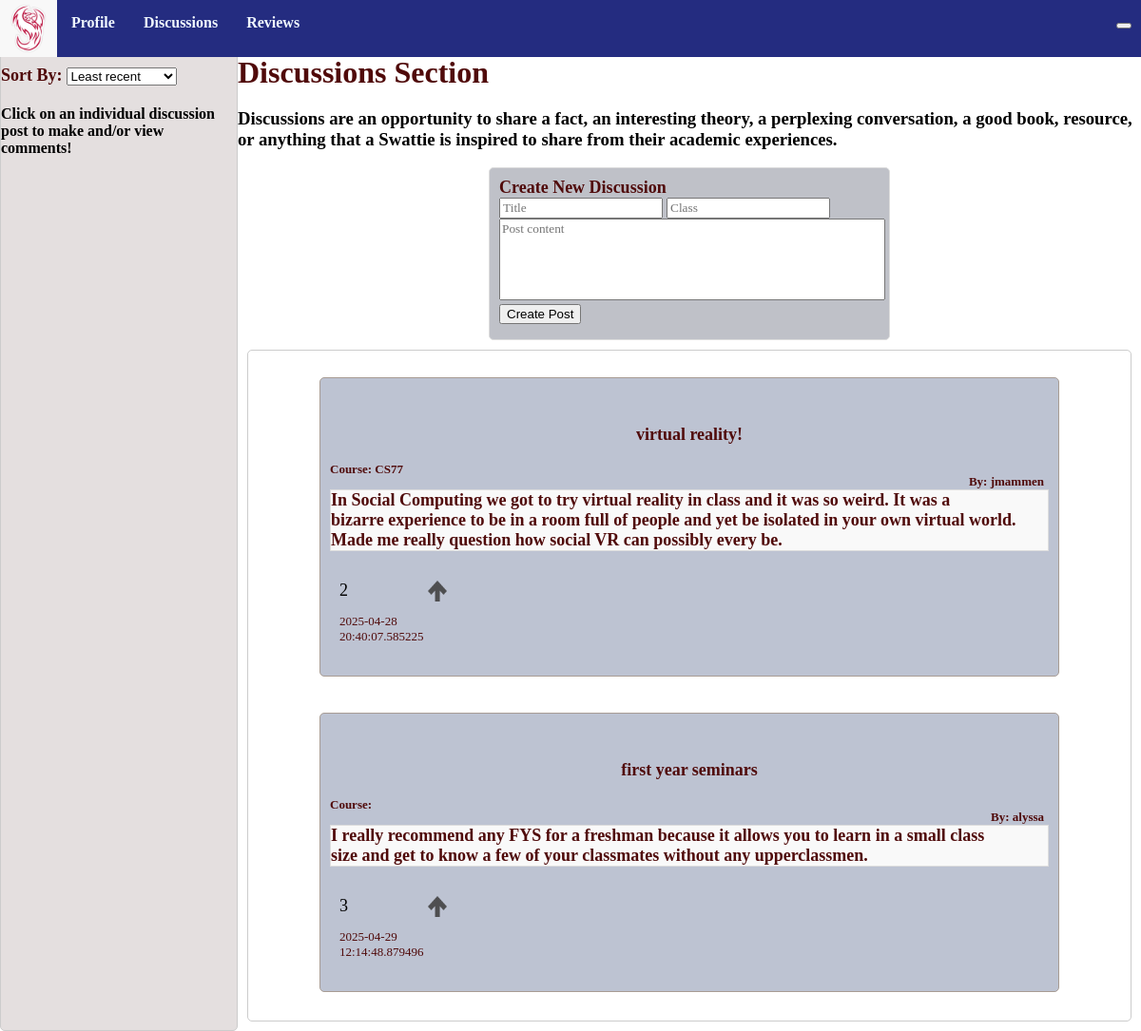
The page /discussions1 on the database its author committed.
### models.py (models this page shows, shortened)
class Discussion(db.Model):
    id = db.Column(db.Integer, primary_key=True)
    title = db.Column(db.String(255), nullable=False)
    content = db.Column(db.Text, nullable=False)
    created_at = db.Column(db.DateTime, default=db.func.current_timestamp())
    course = db.Column(db.Text)
    author = db.Column(db.Text, nullable=False)
    comments = db.relationship('Comment', backref='discussion', cascade="all, delete-orphan", lazy=True)
    up_votes = db.Column(db.Integer, default = 0)

### app.py (the view)
@app.route('/discussions1', methods=['POST','GET'])
def discussions1():
    discussions=Discussion.query.order_by(Discussion.created_at.asc()).all() #puts the discussions in the least recent to most recent order
    discussions_data=[]
    for discussion in discussions:
        discussions_data.append({
            'id': discussion.id,
            'title': discussion.title,
            'author': discussion.author,
            'created_at': discussion.created_at,
            'content': discussion.content,
            'course': discussion.course,
            'up_votes': discussion.up_votes,
        })
    return render_template('discussions.html', discussions=discussions_data)

### templates/discussions.html (shortened to what this page needs)
{% extends "base.html" %}
{%block head%}
{{ super() }}
<link rel="stylesheet" href="{{ url_for('static', filename='styles/base.css') }}">
{% endblock %}
{%block content %}
<div class="container">
    <div class="sidebar">
        <br>
        <p1 style="text-align:center;">Sort By:</p1>
        <div class="dropdown">
            <select name="order_by" id="order_by" onchange="filterby(this)">
                <option value="1">Least recent</option>
            </select>
        </div>
        <h4>Click on an individual discussion post to make and/or view comments!</h4>
    </div>
    <div class="space">
        <br>
        <p2>Discussions Section</p2>
        <h3>Discussions are an opportunity to share a fact, an interesting theory, a perplexing conversation, a good book, resource, or anything that a Swattie is inspired to share from their academic experiences. </h3>
        <div class="add_post">
            <p1>Create New Discussion</p1>
            <form id="form">
                <input type="text" id="title" placeholder="Title" required maxlength="50">
                <input type="text" id="course" placeholder="Class" required maxlength="50">
                <textarea id="new_content" placeholder="Post content" required></textarea>
                <button id="submitDiscussion">Create Post</button>
            </form>
        </div>
        <div class="list-group">
            {% for discussion in discussions %}
            <a href="{{ url_for('dis_posts', discussion_id=discussion.id) }}" class="list-group-item">
                <div class="whereithappens">
                    <div id="header">
                        <p id="title">{{discussion.title}}</p>
                        <p id="author">By: {{discussion.author}}</p>
                        <p id="course">Course: {{discussion.course}}</p>
                    </div>
                    <p id="content">{{discussion.content}}</p>
            </a>
            <div id="information" class="info list-group-item">
                <div id="{{discussion.id}}number">{{discussion.up_votes}}</div>
                <img width="20" height="20" id="{{discussion.id}}" onclick="upvote(this)" src="{{url_for('static',
                                    filename='/images/upvote.png')}}" class="upvote" /><img />
                <p id="disc_created_at">{{discussion.created_at}}</p>
            </div>
        </div>
        {% endfor %}
    </div>
{%endblock%}

### static/styles/base.css (style rules this page uses)
body { margin: 0; padding: 0; }
p { font-size: 0.8em; }
p1 { color: rgb(80, 10, 10); font-weight: bold; font-size: large; }
p2 { color: rgb(80, 10, 10); font-weight: bold; font-size: xx-large; text-align: center; }
a { color: rgb(80, 10, 10); font-weight: bold; font-size: medium; text-decoration: none; }
.container { font-family:montserrat; display: grid; grid-template-columns: 250px 1fr; height: 100vh; }
.sidebar { background: #e4dfdf; border: 1px solid #ccc; border-radius: 5px; padding-top: 50px; }
.space { padding-top: 40px; }
.add_post { min-height: 20vh; width: 50vh; background-color: #bfc1c8; margin: auto; padding: 10px; border: 1px solid #ddd; border-radius: 5px; }
.list-group { background-color: #ffffff; border: 1px solid #ccc; padding: 10px; padding-left: 75px; padding-right: 75px; margin: 10px; border-radius: 5px; }
.list-group-item { padding: 10px; margin: 10px; }
.whereithappens { padding: 10px; background-color: #bdc3d2; border: 1px solid #a89c94; margin-bottom: 20px; border-radius: 5px; font-family:montserrat; font-size: large; }
#content { border: 1px solid #ddd; margin: auto; background-color: #f9f9f9; font-size: large; }
#new_content { width: 50vh; height:10vh; resize: none; }
#header #title { color: rgb(80, 10, 10); font-weight: bolder; font-size: large; text-align: center; }
#header #author { color: rgb(80, 10, 10); font-weight: bold; font-size: small; margin-right: 5px; position: relative; float: right; }
#header #course { color: rgb(80, 10, 10); font-size: small; }
#information { display: grid; grid-template-columns: repeat(3, auto); padding: 5px; margin: 5px; }
#information p { font-size: small; }
#information #disc_created_at { color: rgb(80, 10, 10); float: right; margin-right: 5px; }
.dropdown { position: relative; display: inline-block; }
.upvote { width: 20px; height: 22px; z-index: 50; }
.info { width: 100px; }
#form input, #form textarea { font-family:montserrat; }

### rows shown on the page
Discussion: title "virtual reality!", author "jmammen", course "CS77", content "In Social Computing we got to try virtual reality in class and it was so weird. It was a bizarre experience to be in a room full of people and yet be isolated in your own virtual world. Made me really question how social VR can possibly every be.", up_votes "2", created_at "2025-04-28 20:40:07.585225"
Discussion: title "first year seminars", author "alyssa", content "I really recommend any FYS for a freshman because it allows you to learn in a small class size and get to know a few of your classmates without any upperclassmen.", up_votes "3", created_at "2025-04-29 12:14:48.879496"
